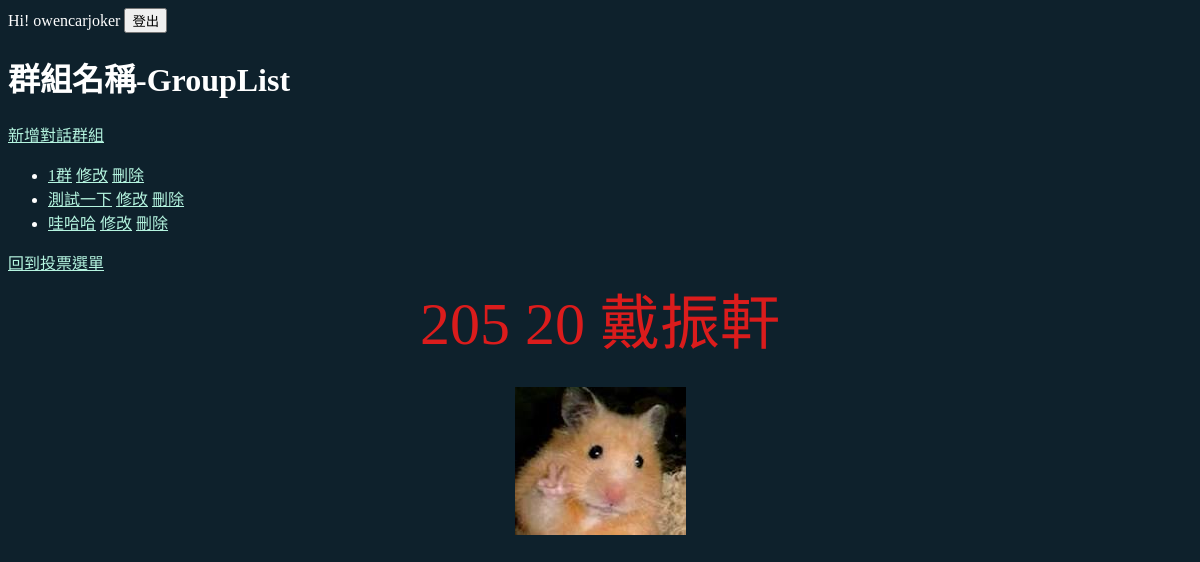
Page /chat/ (signed in) on the committed database.
### chat/models.py (models this page shows, shortened)
class GROUP(models.Model): #群組
    group_name = models.CharField("群組名稱",max_length=64)
    desc = models.TextField("說明") #群組說明

### chat/views.py (the view)
# urls.py: path("", Grouplist.as_view(), name='group_list'),
class Grouplist(ListView):
    model = GROUP

### templates/chat/group_list.html (shortened to what this page needs)
{% extends 'base.html' %}
{% block main %}
    <h1>群組名稱-GroupList</h1>
    <a href="{% url 'group_create' %}">新增對話群組</a>
    <ul>
        {% for group in group_list %}
        <li>
            <a href="{% url 'chat_view' group.id %}">{{ group.group_name }}</a>
            <a href="{% url 'group_edit' group.id %}">修改</a>
            <a href="{% url 'group_delete' group.id %}">刪除</a>
        </li>
        {% endfor %}
    </ul>
    <a href="{% url 'poll_list' %}">回到投票選單</a>
{% endblock %}

### templates/base.html (shortened to what this page needs)
<!DOCTYPE html>
<html lang="zh-hant">
<head>
</head>
<body>
    <div>
        {% if not user.is_authenticated %}
        <a href="{% url 'login' %}">登入</a>
        {% else %}
        <form action="{% url 'logout' %}" method="post">
            Hi! {{ user }}
            <input type="submit" value="登出">
        </form>
        {% endif %}
    </div>
    {% block main %}{% endblock %}
    <div class="neon" >205 20 戴振軒</div>
    <div style="display: flex; justify-content: center; align-items: center; height: 200px;">
        <img>
    </div>
</body>
</html>

### templates/base.html (style rules this page uses)
body { background-color: #0e212c; color: #fff; }
a { color: rgb(181, 245, 224); }
.neon { color: #db1c1c; font-size: 60px; }
.neon { color: #db1c1c; font-size: 60px; animation: neon 1.5s ease-in-out infinite alternate; text-align: center; }

### rows in the picture
GROUP: group_name "1群"
GROUP: group_name "測試一下"
GROUP: group_name "哇哈哈"

### other values in the picture
{{ user }} "owencarjoker"
